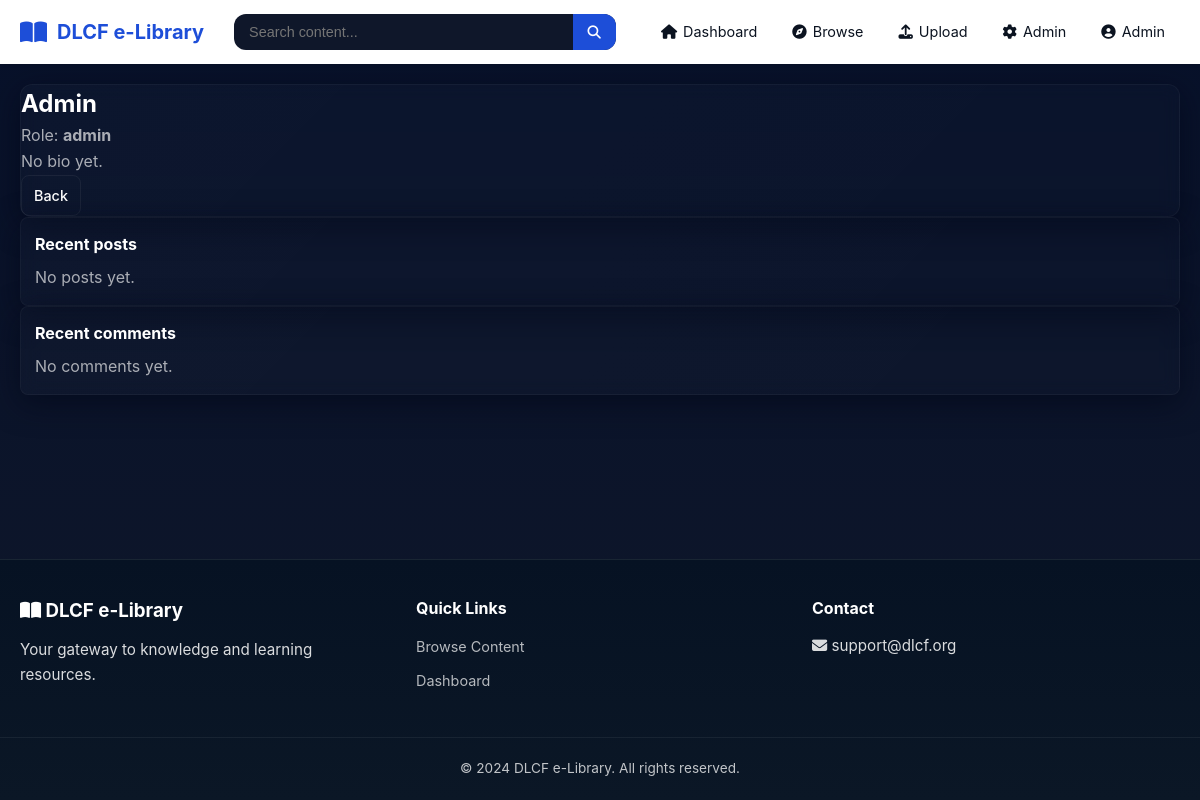
Page /community/1/member/1 (signed in) on the committed database.
### models.py (models this page shows, shortened)
class User(UserMixin, db.Model):
    id = db.Column(db.Integer, primary_key=True)
    name = db.Column(db.String(100), nullable=False)
    email = db.Column(db.String(120), unique=True, nullable=False)
    password_hash = db.Column(db.String(255), nullable=False)
    role = db.Column(db.String(20), default='student')
    bio = db.Column(db.Text)
    profile_photo = db.Column(db.String(255))
    created_at = db.Column(db.DateTime, default=datetime.utcnow)
    is_active = db.Column(db.Boolean, default=True)
    contents = db.relationship('Content', backref='uploader', lazy='dynamic')
    activities = db.relationship('ActivityLog', backref='user', lazy='dynamic')
    notifications = db.relationship('Notification', backref='recipient', lazy='dynamic')
    def is_admin(self):
        return self.role == 'admin'
    def can_upload(self):
        return self.role in ['admin', 'teacher']

class Membership(db.Model):
    id = db.Column(db.Integer, primary_key=True)
    user_id = db.Column(db.Integer, db.ForeignKey('user.id'), nullable=False)
    community_id = db.Column(db.Integer, db.ForeignKey('community.id'), nullable=False)
    role = db.Column(db.String(20), default='student')  # admin, teacher, student
    joined_at = db.Column(db.DateTime, default=datetime.utcnow)
    user = db.relationship('User', backref='memberships')
    __table_args__ = (db.UniqueConstraint('user_id', 'community_id', name='_user_community_uc'),)

### routes/community.py (the view)
@community_bp.route('/<int:community_id>/member/<int:user_id>')
@login_required
@community_member_required
def member_profile(community_id, user_id):
    user = User.query.get_or_404(user_id)
    membership = Membership.query.filter_by(user_id=user.id, community_id=community_id).first()
    if not membership:
        flash('Member not found in this community.', 'error')
        return redirect(url_for('community.feed', community_id=community_id))
    posts = Post.query.filter_by(author_id=user.id, community_id=community_id).order_by(Post.created_at.desc()).limit(20).all()
    comments = Comment.query.filter_by(author_id=user.id).order_by(Comment.created_at.desc()).limit(20).all()
    return render_template('community/member.html', member=user, membership=membership, posts=posts, comments=comments, community_id=community_id)

### routes/community.py (called while the page is built)
def get_membership(user, community_id):
    return Membership.query.filter_by(user_id=user.id, community_id=community_id).first()

def community_member_required(f):
    @wraps(f)
    def decorated(*args, **kwargs):
        community_id = kwargs.get('community_id') or request.view_args.get('community_id')
        if not community_id:
            flash('Community not specified.', 'error')
            return redirect(url_for('main.dashboard'))
        membership = get_membership(current_user, community_id)
        if not membership:
            flash('You are not a member of this community.', 'error')
            return redirect(url_for('main.dashboard'))
        return f(*args, **kwargs)
    return decorated

### templates/community/member.html (shortened to what this page needs)
{% extends 'base.html' %}
{% block extra_css %}
<link rel="stylesheet" href="{{ url_for('static', filename='css/community.css') }}">
{% endblock %}
{% block content %}
<div class="community-page">
  <div class="profile-hero glass">
    <div class="left">
      <h2>{{ member.name }}</h2>
      <div class="muted">Role: <strong>{{ membership.role }}</strong></div>
      <p class="muted">{{ member.bio or 'No bio yet.' }}</p>
    </div>
    <div class="right">
      <a href="{{ url_for('community.feed', community_id=community_id) }}" class="btn">Back</a>
    </div>
  </div>
  <div class="grid">
    <div class="col main">
      <div class="panel glass">
        <h4>Recent posts</h4>
        {% for p in posts %}
        <div class="content-item"><a href="#">{{ p.title or p.body[:80] }}</a> <div class="muted">{{ p.created_at.strftime('%b %d') }}</div></div>
        {% else %}
        <div class="muted">No posts yet.</div>
        {% endfor %}
      </div>
    </div>
    <aside class="col side">
      <div class="panel glass">
        <h4>Recent comments</h4>
        {% for c in comments %}
        <div class="content-item">{{ c.body[:120] }} <div class="muted">{{ c.created_at.strftime('%b %d') }}</div></div>
        {% else %}
        <div class="muted">No comments yet.</div>
        {% endfor %}
      </div>
    </aside>
  </div>
</div>
{% endblock %}

### templates/base.html (shortened to what this page needs)
<!DOCTYPE html>
<html lang="en">
<head>
    <link rel="stylesheet" href="{{ url_for('static', filename='css/style.css') }}">
    <link rel="stylesheet" href="https://cdnjs.cloudflare.com/ajax/libs/font-awesome/6.4.0/css/all.min.css">
    {% block extra_css %}{% endblock %}
</head>
<body class="{% if request.endpoint == 'main.index' %}landing{% endif %}" data-endpoint="{{ request.endpoint }}">
    <nav class="navbar">
        <div class="nav-container">
            <a href="{{ url_for('main.index') }}" class="nav-logo">
                <i class="fas fa-book-open"></i>
                <span>DLCF e-Library</span>
            </a>
            {% if current_user.is_authenticated %}
            <div class="nav-search">
                <form action="{{ url_for('main.browse') }}" method="GET">
                    <input type="text" name="q" placeholder="Search content..." value="{{ request.args.get('q', '') }}">
                    <button type="submit"><i class="fas fa-search"></i></button>
                </form>
            </div>
            {% endif %}
            <ul class="nav-menu" id="navMenu">
                {% if current_user.is_authenticated %}
                <li><a href="{{ url_for('main.dashboard') }}"><i class="fas fa-home"></i> Dashboard</a></li>
                <li><a href="{{ url_for('main.browse') }}"><i class="fas fa-compass"></i> Browse</a></li>
                {% if current_user.can_upload() %}
                <li><a href="{{ url_for('content.upload') }}"><i class="fas fa-upload"></i> Upload</a></li>
                {% endif %}
                {% if current_user.is_admin() %}
                <li><a href="{{ url_for('admin.dashboard') }}"><i class="fas fa-cog"></i> Admin</a></li>
                {% endif %}
                <li class="nav-dropdown">
                    <a href="#" class="dropdown-toggle">
                        <i class="fas fa-user-circle"></i> {{ current_user.name }}
                    </a>
                </li>
                {% else %}
                <li><a href="{{ url_for('auth.login') }}"><i class="fas fa-sign-in-alt"></i> Login</a></li>
                <li><a href="{{ url_for('auth.register') }}" class="btn-nav">Register</a></li>
                {% endif %}
            </ul>
        </div>
    </nav>
    <main class="main-content">
        {% block content %}{% endblock %}
    </main>
    <footer class="footer">
        <div class="footer-content">
            <div class="footer-section">
                <h3><i class="fas fa-book-open"></i> DLCF e-Library</h3>
                <p>Your gateway to knowledge and learning resources.</p>
            </div>
            <div class="footer-section">
                <h4>Quick Links</h4>
                <ul>
                    <li><a href="{{ url_for('main.browse') }}">Browse Content</a></li>
                    <li><a href="{{ url_for('main.dashboard') }}">Dashboard</a></li>
                </ul>
            </div>
            <div class="footer-section">
                <h4>Contact</h4>
                <p><i class="fas fa-envelope"></i> support@dlcf.org</p>
            </div>
        </div>
        <div class="footer-bottom">
            <p>&copy; 2024 DLCF e-Library. All rights reserved.</p>
        </div>
    </footer>
</body>
</html>

### static/css/style.css (style rules this page uses)
:root { --primary-color: #1d4ed8; --primary-dark: #0b3c7b; --secondary-color: #64748b; --success-color: #22c55e; --danger-color: #ef4444; --warning-color: #f59e0b; --info-color: #3b82f6; --dark-color: #1e293b; --light-color: #ffffff; --border-color: rgba(37,99,235,0.06); --text-color: #0b1320; --text-light: #475569; --shadow: 0 1px 3px rgba(0,0,0,0.1); --shadow-md: 0 4px 6px rgba(0,0,0,0.1); --shadow-lg: 0 10px 15px rgba(0,0,0,0.1); --radius: 8px; --radius-lg: 12px; }
:root { --bg: #ffffff; --text: #0b1320; --surface: #ffffff; --muted: #475569; --card-shadow: 0 6px 18px rgba(2,6,23,0.06); }
:root { --lp-bg: var(--bg); --lp-surface: var(--surface); --lp-accent-2: var(--primary-color); --lp-accent: var(--primary-color); --lp-warm: var(--warning-color); --lp-muted: var(--muted); }
:root { --light-color: var(--bg); --text-color: var(--text); --border-color: var(--border-color); }
* { margin: 0; padding: 0; box-sizing: border-box; }
body { font-family: -apple-system, BlinkMacSystemFont, 'Segoe UI', Roboto, Oxygen, Ubuntu, sans-serif; background-color: var(--bg); color: var(--text); line-height: 1.6; min-height: 100vh; display: flex; flex-direction: column; }
a { text-decoration: none; color: var(--primary-color); }
.navbar { background: white; box-shadow: var(--shadow); position: sticky; top: 0; z-index: 1000; }
.nav-container { max-width: 1400px; margin: 0 auto; padding: 0 20px; display: flex; align-items: center; justify-content: space-between; height: 64px; }
.nav-logo { display: flex; align-items: center; gap: 10px; font-size: 1.25rem; font-weight: 700; color: var(--primary-color); }
.nav-logo i { font-size: 1.5rem; }
.nav-search { flex: 1; max-width: 400px; margin: 0 30px; }
.nav-search form { display: flex; background: var(--light-color); border-radius: var(--radius); overflow: hidden; }
.nav-search input { flex: 1; padding: 10px 15px; border: none; background: transparent; font-size: 0.9rem; }
.nav-search button { padding: 10px 15px; border: none; background: var(--primary-color); color: white; cursor: pointer; }
.nav-menu { display: flex; align-items: center; gap: 5px; list-style: none; }
.nav-menu > li > a { padding: 10px 15px; color: var(--text-color); font-size: 0.9rem; border-radius: var(--radius); display: flex; align-items: center; gap: 6px; transition: background 0.2s; }
.nav-dropdown { position: relative; }
.btn { display: inline-flex; align-items: center; justify-content: center; gap: 8px; padding: 10px 20px; font-size: 0.9rem; font-weight: 500; border-radius: var(--radius); border: none; cursor: pointer; transition: all 0.2s; }
.main-content { flex: 1; max-width: 1400px; margin: 0 auto; padding: 20px; width: 100%; }
.footer { background: linear-gradient(180deg, #061223 0%, #0b1726 100%); color: #f8fafc; margin-top: auto; border-top: 1px solid rgba(255,255,255,0.06); }
.footer-content { max-width: 1400px; margin: 0 auto; padding: 36px 20px; display: grid; grid-template-columns: repeat(auto-fit, minmax(200px, 1fr)); gap: 28px; }
.footer-section h3, .footer-section h4 { margin-bottom: 12px; color: #ffffff; }
.footer-section p { color: rgba(255,255,255,0.85); font-size: 0.95rem; }
.footer-section a { color: rgba(255,255,255,0.92); text-decoration: none; }
.footer-section ul { list-style: none; }
.footer-section ul li { margin-bottom: 8px; }
.footer-section ul a { color: rgba(255,255,255,0.7); font-size: 0.9rem; }
.footer-bottom { border-top: 1px solid rgba(255,255,255,0.06); padding: 20px; text-align: center; font-size: 0.85rem; color: rgba(255,255,255,0.75); background: transparent; }

### static/css/community.css (style rules this page uses)
:root { --bg: #0f172a; --surface: rgba(255,255,255,0.04); --glass: rgba(255,255,255,0.03); --accent: #4361ee; --accent-2: #6b8cff; --muted: rgba(255,255,255,0.65); --card-contrast: rgba(255,255,255,0.02); --success: #22c55e; --danger: #ef4444; --radius: 12px; }
body { background: linear-gradient(180deg, #07112a 0%, #0f172a 100%); color: #fff; font-family: Inter, system-ui, -apple-system, "Segoe UI", Roboto, "Helvetica Neue", Arial; }
.glass { background: linear-gradient(135deg, rgba(255,255,255,0.02), rgba(255,255,255,0.01)); border: 1px solid rgba(255,255,255,0.04); border-radius: var(--radius); box-shadow: 0 8px 30px rgba(2,6,23,0.6); backdrop-filter: blur(8px); }
.btn { background:transparent;border:1px solid rgba(255,255,255,0.06);color:#fff;padding:8px 12px;border-radius:8px }
.panel { padding:14px;border-radius:8px }
.panel h4 { margin:0 0 8px 0 }
.muted { color:var(--muted) }

### rows in the picture
User: name "Admin", bio "No bio yet."
Membership: role "admin"
